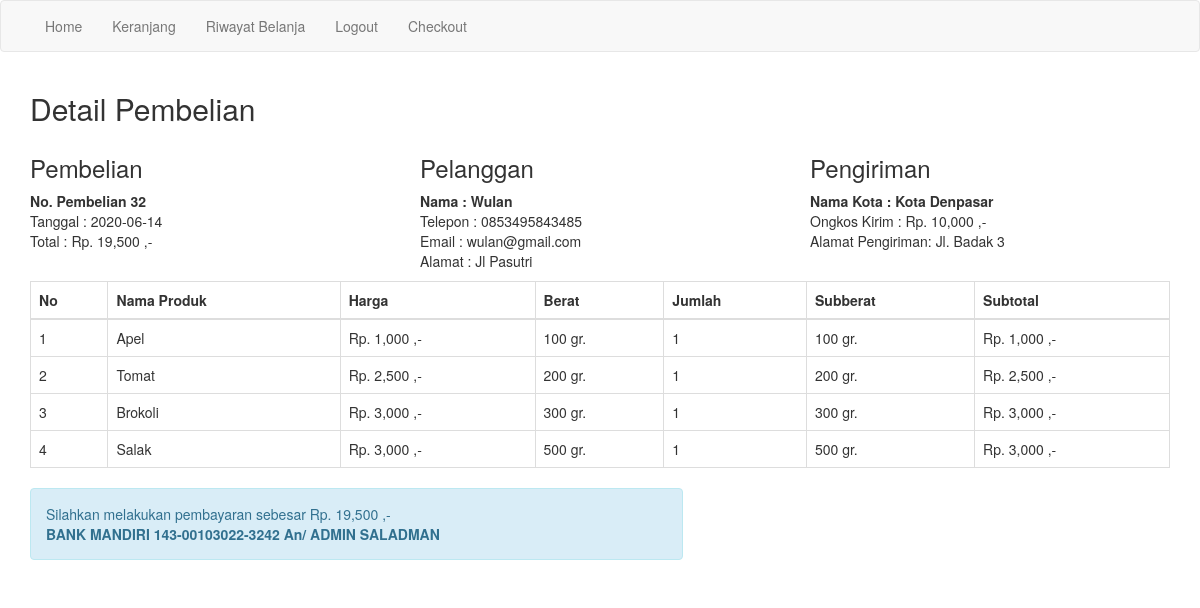
/nota.php?id=32 (signed in), run on the app's committed database.
### tables this page shows
CREATE TABLE `pembelian` (
  `id_pembelian` int(11) NOT NULL,
  `id_pelanggan` int(11) NOT NULL,
  `id_ongkir` int(11) NOT NULL,
  `tanggal_pembelian` date NOT NULL,
  `total_pembelian` int(11) NOT NULL,
  `nama_kota` varchar(100) NOT NULL,
  `tarif` int(11) NOT NULL,
  `alamat_pengiriman` text NOT NULL,
  `resi_pengiriman` varchar(50) NOT NULL,
  `status_pembelian` varchar(100) NOT NULL DEFAULT 'Pending'
);

CREATE TABLE `pelanggan` (
  `id_pelanggan` int(11) NOT NULL,
  `email_pelanggan` varchar(100) NOT NULL,
  `password_pelanggan` varchar(100) NOT NULL,
  `nama_pelanggan` varchar(100) NOT NULL,
  `telepon_pelanggan` varchar(25) NOT NULL,
  `alamat_pelanggan` varchar(200) NOT NULL
);

CREATE TABLE `pembelian_produk` (
  `id_pembelian_produk` int(11) NOT NULL,
  `id_pembelian` int(11) NOT NULL,
  `id_produk` int(11) NOT NULL,
  `jumlah` int(11) NOT NULL,
  `nama` varchar(100) NOT NULL,
  `harga` int(11) NOT NULL,
  `berat` int(11) NOT NULL,
  `subberat` int(11) NOT NULL,
  `subharga` int(11) NOT NULL
);

### nota.php (the view, shortened to what this page needs)
<?php
	include 'koneksi.php';
?>
<!DOCTYPE html>
<html>
<head>
	<link rel="stylesheet" type="text/css" href="admin/assets/css/bootstrap.css">
</head>
<body>
	<?php include 'menu.php'; ?>
	<section class="konten">
		<div class="container">
			<h2>Detail Pembelian</h2>
			<?php
				$query = $koneksi->query("SELECT * FROM pembelian JOIN pelanggan
					                      ON pembelian.id_pelanggan = pelanggan.id_pelanggan
					                      WHERE pembelian.id_pembelian = '$_GET[id]'");
				$detail = $query->fetch_assoc();
			?>
			<div class ="row">
					<div class="col-md-4">
						<h3>Pembelian</h3>
						<strong> No. Pembelian <?php echo $detail['id_pembelian']; ?></strong><br>
						Tanggal : <?php echo $detail['tanggal_pembelian']; ?> <br>
						Total : Rp. <?php echo number_format($detail['total_pembelian']); ?> ,-
					</div>
					<div class="col-md-4">
						<h3>Pelanggan</h3>
						<strong> Nama : <?php echo $detail['nama_pelanggan']; ?></strong><br>
						<p>
							Telepon : <?php echo $detail['telepon_pelanggan']; ?> <br>
							Email : <?php echo $detail['email_pelanggan']; ?> <br>
							Alamat : <?php echo $detail['alamat_pelanggan']; ?>
						</p>
					</div>
					<div class="col-md-4">
						<h3>Pengiriman</h3>
						<strong> Nama Kota : <?php echo $detail['nama_kota']; ?></strong><br>
						Ongkos Kirim : Rp. <?php echo number_format($detail['tarif']); ?> ,- <br>
						Alamat Pengiriman: <?php echo $detail['alamat_pengiriman']; ?>
					</div>
			</div>
			<table class="table table-bordered">
				<thead>
					<tr>
						<th>No</th>
						<th>Nama Produk</th>
						<th>Harga</th>
						<th>Berat</th>
						<th>Jumlah</th>
						<th>Subberat</th>
						<th>Subtotal</th>
					</tr>
				</thead>
				<tbody>
					<?php
						$query = $koneksi->query("SELECT * FROM pembelian_produk WHERE id_pembelian= '$_GET[id]'");
						$nomor = 1;
						while($data = $query->fetch_assoc()){
				    ?>
					<tr>
						<td><?php echo $nomor; ?></td>
						<td><?php echo $data['nama']; ?></td>
						<td>Rp. <?php echo number_format($data['harga']); ?> ,-</td>
						<td><?php echo $data['berat']; ?> gr. </td>
						<td><?php echo $data['jumlah']; ?></td>
						<td><?php echo $data['subberat']; ?> gr. </td>
						<td>Rp. <?php echo number_format($data['subharga']); ?> ,-</td>
					</tr>
					<?php
						$nomor++;
						}
					?>
				</tbody>
			</table>
			<div class="row">
				<div class="col-md-7">
					<div class="alert alert-info">
						<p>
							Silahkan melakukan pembayaran sebesar Rp. <?php echo number_format($detail['total_pembelian']); ?> ,-
							<br>
							<strong>BANK MANDIRI 143-00103022-3242 An/ ADMIN SALADMAN</strong>
						</p>
					</div>
				</div>
			</div>
		</div>
	</section>
</body>
</html>

### data on the page
pembelian: id_pembelian "32", tanggal_pembelian "2020-06-14", total_pembelian "19,500", id_pelanggan.nama_pelanggan "Wulan", id_pelanggan.telepon_pelanggan "0853495843485", id_pelanggan.email_pelanggan "wulan@gmail.com", id_pelanggan.alamat_pelanggan "Jl Pasutri", nama_kota "Kota Denpasar", tarif "10,000", alamat_pengiriman "Jl. Badak 3"
pembelian_produk: nama "Apel", harga "1,000", berat "100", jumlah "1", subberat "100", subharga "1,000"
pembelian_produk: nama "Tomat", harga "2,500", berat "200", jumlah "1", subberat "200", subharga "2,500"
pembelian_produk: nama "Brokoli", harga "3,000", berat "300", jumlah "1", subberat "300", subharga "3,000"
pembelian_produk: nama "Salak", harga "3,000", berat "500", jumlah "1", subberat "500", subharga "3,000"
